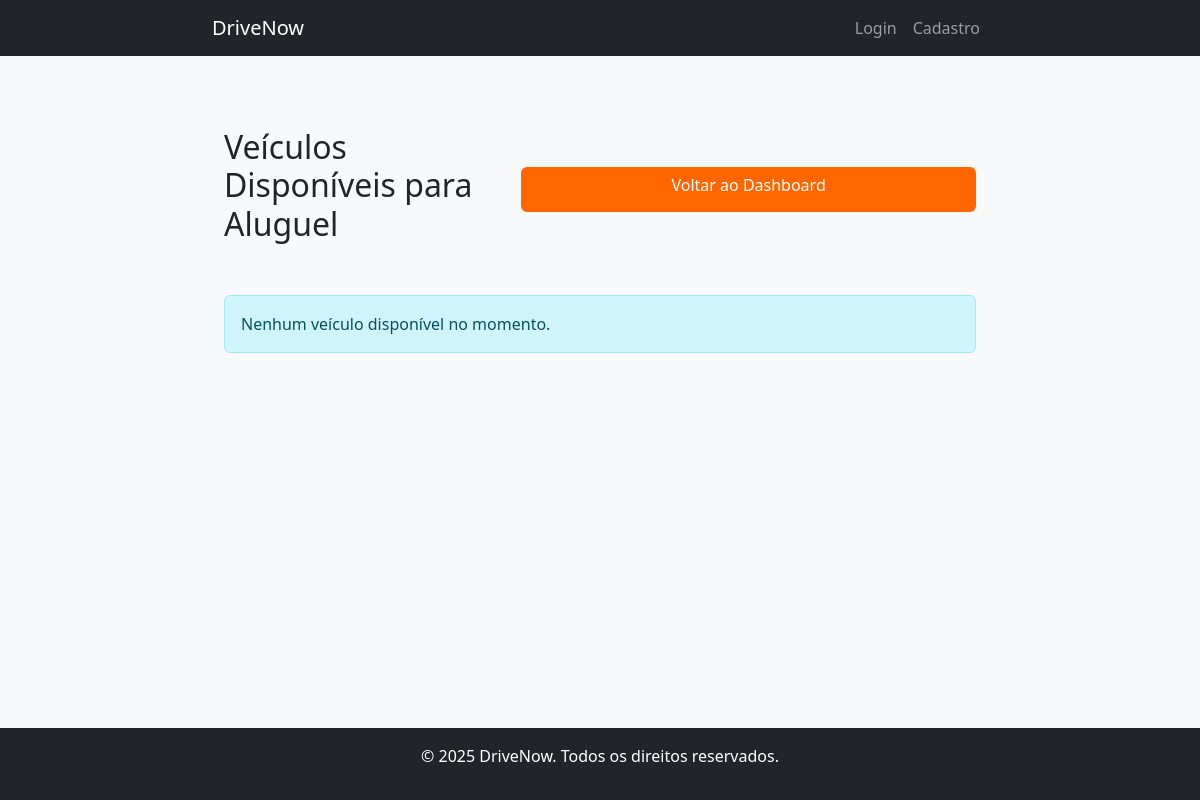
/drivenow/reserva/listagem_veiculos.php, run on an earlier commit of the app's database.
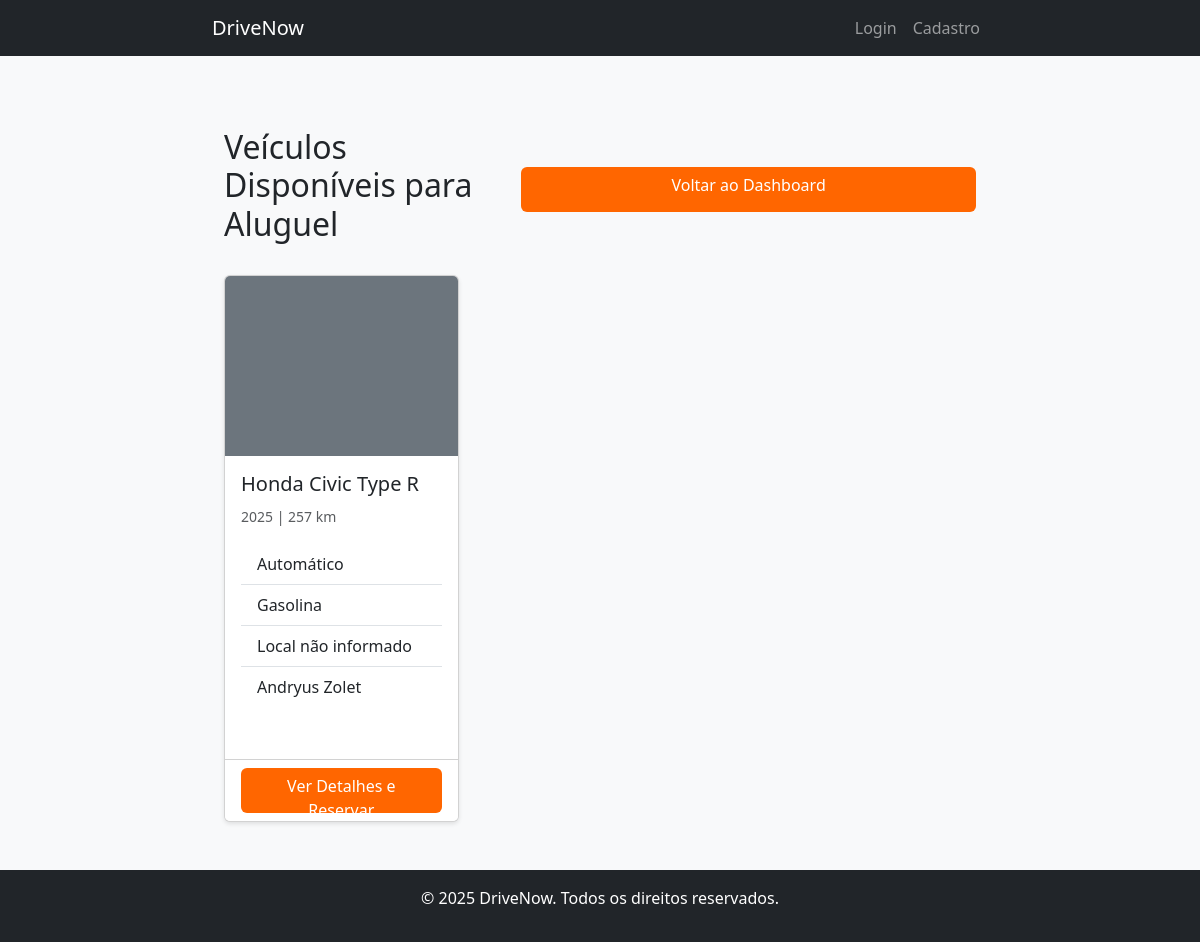
And on a later commit of the database.
### tables this page shows
CREATE TABLE `veiculo` (
  `id` int(11) NOT NULL,
  `local_id` int(11) DEFAULT NULL,
  `categoria_veiculo_id` int(11) DEFAULT NULL,
  `dono_id` int(11) DEFAULT NULL,
  `veiculo_marca` varchar(50) DEFAULT NULL,
  `veiculo_modelo` varchar(100) DEFAULT NULL,
  `veiculo_ano` int(11) DEFAULT NULL,
  `veiculo_km` int(11) DEFAULT NULL,
  `veiculo_placa` varchar(50) DEFAULT NULL,
  `veiculo_cambio` varchar(50) DEFAULT NULL,
  `veiculo_combustivel` varchar(50) DEFAULT NULL,
  `veiculo_portas` int(11) DEFAULT NULL,
  `veiculo_acentos` int(11) DEFAULT NULL,
  `veiculo_tracao` varchar(50) DEFAULT NULL,
  `disponivel` tinyint(1) DEFAULT 1 COMMENT '0=Indisponível, 1=Disponível'
);

### drivenow/includes/auth.php (called while the page is built, shortened)
<?php
function estaLogado() {
    return isset($_SESSION['usuario']);
}
?>

### drivenow/reserva/listagem_veiculos.php (the view, shortened to what this page needs)
<?php
require_once '../includes/auth.php';
require_once '../includes/header.php';
global $pdo;
$columnExists = false;
try {
    $stmt = $pdo->query("SHOW COLUMNS FROM veiculo LIKE 'disponivel'");
    $columnExists = ($stmt->rowCount() > 0);
} catch (PDOException $e) {
    $columnExists = false;
}
$sql = "SELECT v.*, c.categoria, l.nome_local,
       CONCAT(u.primeiro_nome, ' ', u.segundo_nome) AS nome_proprietario
       FROM veiculo v
       LEFT JOIN categoria_veiculo c ON v.categoria_veiculo_id = c.id
       LEFT JOIN local l ON v.local_id = l.id
       LEFT JOIN dono d ON v.dono_id = d.id
       LEFT JOIN conta_usuario u ON d.conta_usuario_id = u.id
       WHERE " . ($columnExists ? "v.disponivel = 1 AND " : "") . "v.id NOT IN (
           SELECT veiculo_id FROM reserva
           WHERE (
               (reserva_data BETWEEN CURRENT_DATE AND DATE_ADD(CURRENT_DATE, INTERVAL 30 DAY))
               OR
               (devolucao_data BETWEEN CURRENT_DATE AND DATE_ADD(CURRENT_DATE, INTERVAL 30 DAY))
               OR
               (reserva_data <= CURRENT_DATE AND devolucao_data >= CURRENT_DATE)
           )
       )
       ORDER BY v.id DESC";
$stmt = $pdo->prepare($sql);
$stmt->execute();
$veiculos = $stmt->fetchAll();
?>
<div class="container mt-5">
    <div class="d-flex justify-content-between align-items-center mb-4">
        <h2>Veículos Disponíveis para Aluguel</h2>
        <a href="../dashboard.php" class="btn btn-secondary">Voltar ao Dashboard</a>
    </div>
    <div class="row">
        <?php if (empty($veiculos)): ?>
            <div class="col-12">
                <div class="alert alert-info">Nenhum veículo disponível no momento.</div>
            </div>
        <?php else: ?>
            <?php foreach ($veiculos as $veiculo): ?>
                <div class="col-md-4 mb-4">
                    <div class="card h-100">
                        <div class="card-img-top bg-secondary text-white text-center py-4"
                             style="height: 180px; display: flex; align-items: center; justify-content: center;">
                        </div>
                        <div class="card-body">
                            <h5 class="card-title">
                                <?= htmlspecialchars($veiculo['veiculo_marca']) ?> <?= htmlspecialchars($veiculo['veiculo_modelo']) ?>
                            </h5>
                            <p class="card-text">
                                <small class="text-muted">
                                    <i class="bi bi-calendar"></i> <?= htmlspecialchars($veiculo['veiculo_ano']) ?> |
                                    <i class="bi bi-speedometer2"></i> <?= number_format($veiculo['veiculo_km'], 0, ',', '.') ?> km
                                </small>
                            </p>
                            <ul class="list-group list-group-flush mb-3">
                                <li class="list-group-item">
                                    <i class="bi bi-gear"></i> <?= htmlspecialchars($veiculo['veiculo_cambio']) ?>
                                </li>
                                <li class="list-group-item">
                                    <i class="bi bi-fuel-pump"></i> <?= htmlspecialchars($veiculo['veiculo_combustivel']) ?>
                                </li>
                                <li class="list-group-item">
                                    <i class="bi bi-geo-alt"></i> <?= htmlspecialchars($veiculo['nome_local'] ?? 'Local não informado') ?>
                                </li>
                                <li class="list-group-item">
                                    <i class="bi bi-person"></i> <?= htmlspecialchars($veiculo['nome_proprietario']) ?>
                                </li>
                            </ul>
                        </div>
                        <div class="card-footer bg-white">
                            <a href="detalhes_veiculo.php?id=<?= $veiculo['id'] ?>" class="btn btn-primary w-100">
                                Ver Detalhes e Reservar
                            </a>
                        </div>
                    </div>
                </div>
            <?php endforeach; ?>
        <?php endif; ?>
    </div>
</div>
<?php require_once '../includes/footer.php'; ?>

### drivenow/includes/header.php (shortened to what this page needs)
<?php
    $paginaAtual = basename($_SERVER['PHP_SELF']);
    $caminhoAtual = $_SERVER['REQUEST_URI'];
?>
<!DOCTYPE html>
<html lang="pt-BR">
<head>
    <link href="https://cdn.jsdelivr.net/npm/bootstrap@5.3.0/dist/css/bootstrap.min.css" rel="stylesheet">
    <link href="assets/css/style.css" rel="stylesheet">
</head>
<body class="d-flex flex-column min-vh-100">
    <nav class="navbar navbar-expand-lg navbar-dark bg-dark">
        <div class="container">
            <?php if (
                str_contains($caminhoAtual, 'veiculo/') ||
                str_contains($caminhoAtual, 'perfil/')
            ): ?>
                <a class="navbar-brand" href="../index.html">DriveNow</a>
            <?php else: ?>
                <a class="navbar-brand" href="./index.html">DriveNow</a>
            <?php endif; ?>
            <div class="collapse navbar-collapse" id="navbarNav">
                <ul class="navbar-nav ms-auto">
                    <?php if (estaLogado()): ?>
                        <?php if ($paginaAtual != 'dashboard.php'): ?>
                            <li class="nav-item">
                                <a class="nav-link" href="../dashboard.php">Dashboard</a>
                            </li>
                        <?php endif; ?>
                        <li class="nav-item">
                            <?php if (
                                str_contains($caminhoAtual, 'veiculo/') ||
                                str_contains($caminhoAtual, 'perfil/')
                            ): ?>
                                <a class="nav-link" href="../logout.php">Sair</a>
                            <?php else: ?>
                                <a class="nav-link" href="./logout.php">Sair</a>
                            <?php endif; ?>
                        </li>
                    <?php else: ?>
                        <li class="nav-item">
                            <a class="nav-link" href="login.php">Login</a>
                        </li>
                        <li class="nav-item">
                            <a class="nav-link" href="cadastro.php">Cadastro</a>
                        </li>
                    <?php endif; ?>
                </ul>
            </div>
        </div>
    </nav>
    <main class="container py-4 flex-fill">

### drivenow/includes/footer.php (shortened to what this page needs)
</main>
<footer class="bg-dark text-white py-3 mt-auto">
    <div class="container text-center">
        <p>&copy; <?= date('Y') ?> DriveNow. Todos os direitos reservados.</p>
    </div>
</footer>
</body>
</html>

### drivenow/assets/style.css (style rules this page uses)
body { background-color: #f8f9fa; }
.container { max-width: 800px; margin: 0 auto; }
.card { margin-bottom: 20px; box-shadow: 0 2px 4px rgba(0,0,0,0.1); }
.btn { width: 100%; height: 45px; background: #ff6600; border: none; outline: none; border-radius: 6px; cursor: pointer; font-size: 1rem; color: #fff; font-weight: 500; text-decoration: none; transition: background 0.3s; }
.alert { margin-top: 20px; }

What changed in the data, as far as the page shows it:
added veiculo: veiculo_marca "Honda", veiculo_modelo "Civic Type R", veiculo_ano "2025", veiculo_km "257", veiculo_cambio "Automático", veiculo_combustivel "Gasolina", nome_local "Local não informado", nome_proprietario "Andryus Zolet"
Also different on the page:
text no longer shown: "Nenhum veículo disponível no momento."
